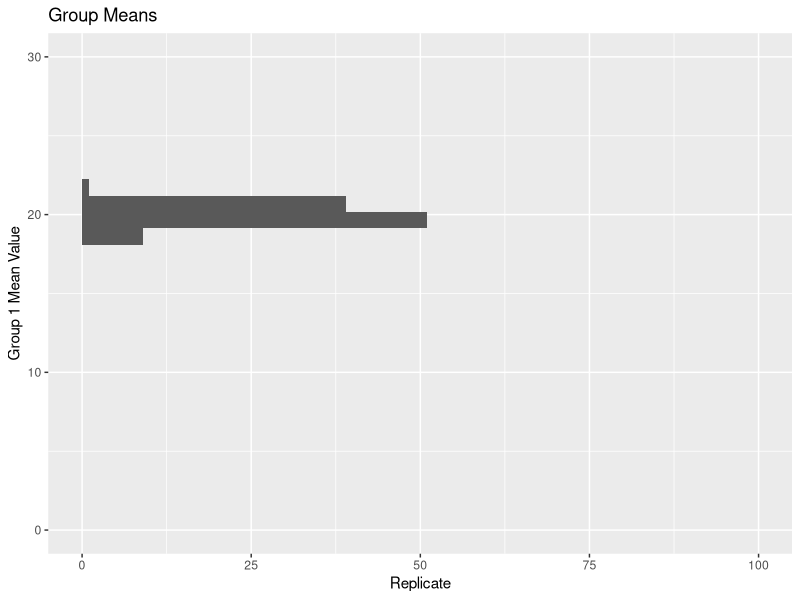

Write R code to recreate this figure.
## ---- chunk 1
knitr::opts_chunk$set(echo = TRUE)
## ---- chunk 2

counter <- 0
vector <- c(0,1,2,3,4,5,6,0,0,4,5,6,0)
  

for (i in vector) {
  
  if ("0" %in% i == "TRUE") {
  counter = counter + 1
  }
  
  return(counter)
}

counter

## ---- chunk 3

vector <- c(0,1,2,3,4,5,6,0,0,4,5,6,0)

countzeroes <- function(vector){
  return(sum(vector==0))
}

countzeroes(vector)

## ---- chunk 4

getdata <- function(row,column) {
  results <- matrix(nrow=row,ncol=column)
  
  for (i in 1:row) {
    for (j in 1:column) {
      results[i,j] <- i*j
    }
  }
return(results)
}

row <- 3
column <- 4
data <- getdata(row,column)
matrix <- matrix(data=data,nrow=row,ncol=column)

## ---- chunk 5

n <- 100
means <- c(10,20,30)
group <- rep(1:3, each=n)
response <- c(rnorm(n,mean=means[1]),
              rnorm(n,mean=means[2]),
              rnorm(n,mean=means[3]))

data <- data.frame(group,response)
data

## ---- chunk 6

# reshuffle + get means!
reshuffle <- function(data) {

  for (i in data) {
    shuffleresponse <- sample(data[,2])
    shuffleresponse

    # new data frame using the shuffled responses
    data2 <- data.frame(group,shuffleresponse)
    data2

    # get means of each group
    group1mean <- mean(data2[1:n,2])
    group2mean <- mean(data2[n:(2*n),2])
    group3mean <- mean(data2[(2*n):(3*n),2])
  }
newmeans <- data.frame(group1mean,group2mean,group3mean)
return(newmeans)
}

# test that it works
reshuffle(data) # it works!

## ---- chunk 7

library(tidyverse)

runagain <- function(data) {

  # make an empty data frame to fill in later
  results <- data.frame(matrix(nrow=n,ncol=4))
  colnames(results) <- c("replicate","group1mean","group2mean","group3mean")

  # run it n times!
  for (i in 1:n) {
    # get the new means using my reshuffle function
    newmeans <- reshuffle(data)
    # fill in the empty data frame
    results[i,1:4] <- c(i,newmeans)
  }

  # gimme my results
  return(results)
}

n=100
for4d <- runagain(data)
for4d

## ---- chunk 8

library(ggplot2)

for4d


plot <- qplot(data=for4d,
              y=for4d[,2],
              geom="histogram",
              main="Group Means",
              xlim=c(0,100),
              ylim=c(0,30),
              xlab="Replicate",
              ylab="Group 1 Mean Value")

plot

# I'm not sure why this looks so weird
# Repeat for each group

